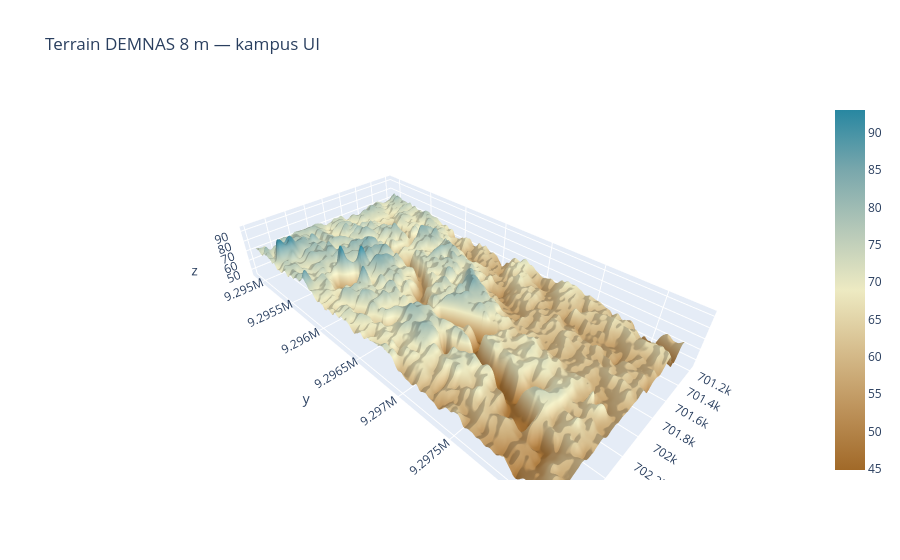

Notebook source saved alongside this figure:
### Markdown cell above
## 7. Permukaan 3D terrain AOI (setara Fig. 4)

### Code cell
b = aoi().total_bounds
r0, c0 = rasterio.transform.rowcol(GRID_TR, b[0], b[3])
r1, c1 = rasterio.transform.rowcol(GRID_TR, b[2], b[1])
z = dems["DEMNAS"][r0:r1 + 1, c0:c1 + 1]
xs = GRID_TR.c + (np.arange(c0, c1 + 1) + 0.5) * RES
ys = GRID_TR.f - (np.arange(r0, r1 + 1) + 0.5) * RES
f3 = go.Figure(go.Surface(x=xs, y=ys, z=z, colorscale="Earth"))
f3.update_layout(title="Terrain DEMNAS 8 m — kampus UI", scene=dict(aspectmode="manual", aspectratio=dict(x=1, y=2, z=0.3)))
f3.write_html(fig_path("fig04_terrain_surface.html"))
f3.show()

### Figure 1 — Plotly figure (JSON) as saved in the notebook; plotly's stock layout.template omitted (floating-point values rounded to 4 significant figures; data arrays with more than 128 entries replaced by an {"elided": "..."} marker saying what was removed)
{"data": [{"colorscale": [[0.0, "rgb(161, 105, 40)"], [0.1667, "rgb(189, 146, 90)"], [0.3333, "rgb(214, 189, 141)"], [0.5, "rgb(237, 234, 194)"], [0.6667, "rgb(181, 200, 184)"], [0.8333, "rgb(121, 167, 172)"], [1.0, "rgb(40, 135, 161)"]], "type": "surface", "x": {"elided": "201 float values"}, "y": {"elided": "412 float values"}, "z": {"elided": "412x201 float values"}}], "layout": {"scene": {"aspectmode": "manual", "aspectratio": {"x": 1, "y": 2, "z": 0.3}}, "title": {"text": "Terrain DEMNAS 8 m — kampus UI"}}}
